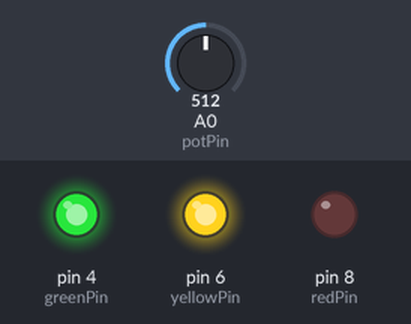
A sketch run on a simulated Arduino Uno, built with avr-gcc and run on an emulated ATmega328P. Parts: output pins drawn as LEDs (lit = HIGH). Inputs (shaded band) come from the test bench; at power-on: A0 (potPin) = 512.

Above: at 1.2 s.
1.3 s: A0 (potPin) set to 492
At 1.65 s:
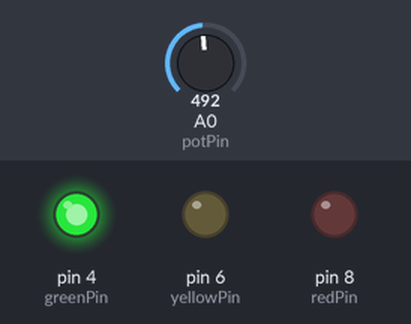
4.3 s: A0 (potPin) set to 900
At 4.65 s:
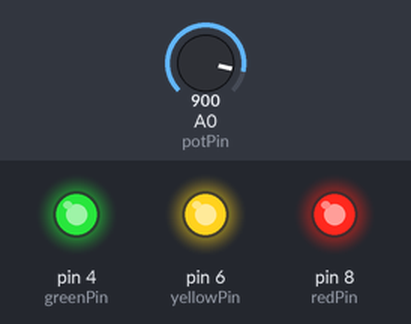
7.3 s: A0 (potPin) set to 773
10.3 s: A0 (potPin) set to 752
At 10.65 s:
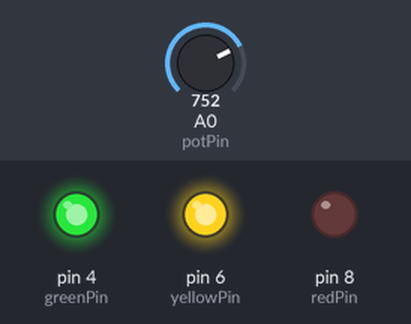
13.3 s: A0 (potPin) set to 1023
At 13.65 s:
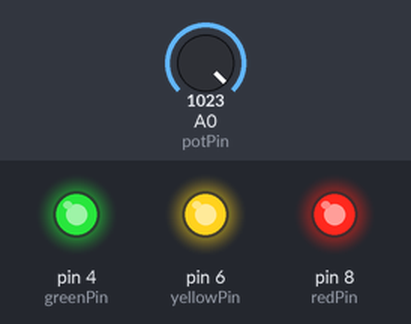
Timing chart, 0 to 16.3 s (numbered marks = the images above; inputs shaded):
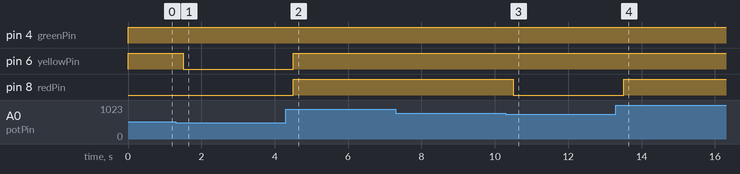

Measured:
- the behaviour switches between 510 and 509 on A0 (potPin) (found by bisection; images 0 and 1)
- the behaviour switches between 765 and 764 on A0 (potPin) (found by bisection; images 2 and 3)
- after the input at 1.3 s, pin 6 (yellowPin): HIGH → LOW after 0.20 s
- after the input at 4.3 s, pin 6 (yellowPin), pin 8 (redPin): LOW → HIGH after 0.20 s
- after the input at 10.3 s, pin 8 (redPin): HIGH → LOW after 0.20 s
- after the input at 13.3 s, pin 8 (redPin): LOW → HIGH after 0.21 s

The sketch:

adafruit_arduino_lesson_08b_code_APL_VERSION.ino
```cpp
/*
 Arduino Course, Main_Track, Lesson 8: Analog Inputs
 Shows a pot can control a red, yellow and green LED, with more
 LEDs lit the "higher" a pot is set.
 This inspired by the Adafruit Arduino Lesson 8, the main
 thread.
 $Id: arduino_lesson_08b_analog_input_APL_VERSION.ino,v 1.12 2014/04/05 17:18:18 gralimj1 Exp gralimj1 $
 */

const int potPin = 0;
const int redPin = 8;
const int yellowPin = 6;
const int greenPin = 4;
const float potMax = 1023.0;  // The largest value possible
const float numLEDs = 3.0; // How many LEDs we have.
const int stepSize = int(potMax/(numLEDs + 1.0));

void setup()
{
  pinMode(redPin, OUTPUT);
  pinMode(yellowPin, OUTPUT);
  pinMode(greenPin, OUTPUT);
  all_off;
}

void loop()
{
  int reading = analogRead(potPin);
  if (reading >= stepSize) {
    digitalWrite(greenPin,HIGH);
    if (reading >= (stepSize<<1)) {
      digitalWrite(yellowPin,HIGH);
      if (reading >= (3*stepSize)) {
        digitalWrite(redPin,HIGH);
      }
    }
  }
  delay (300);
  all_off ();
}

void all_off () {
  digitalWrite(redPin, LOW);
  digitalWrite(yellowPin, LOW);
  digitalWrite(greenPin, LOW);
}
```
